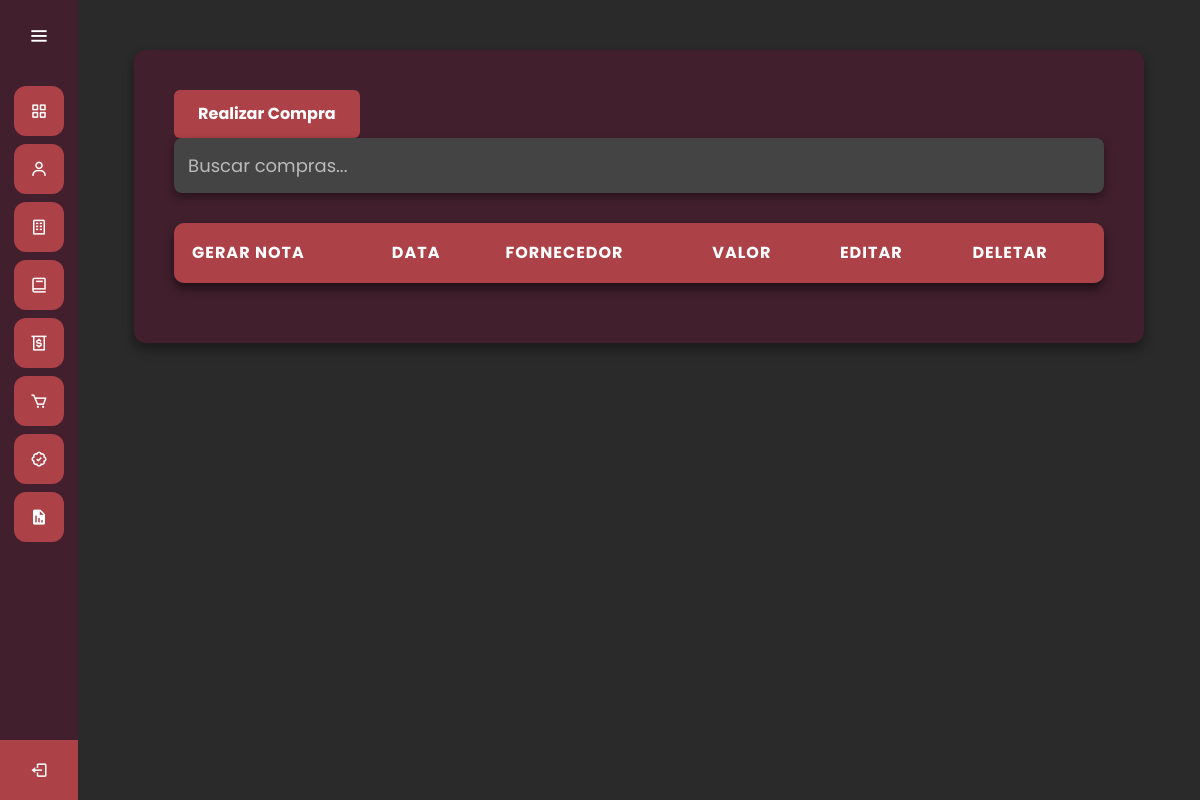
Page /tela/compras/ on the earlier database version.
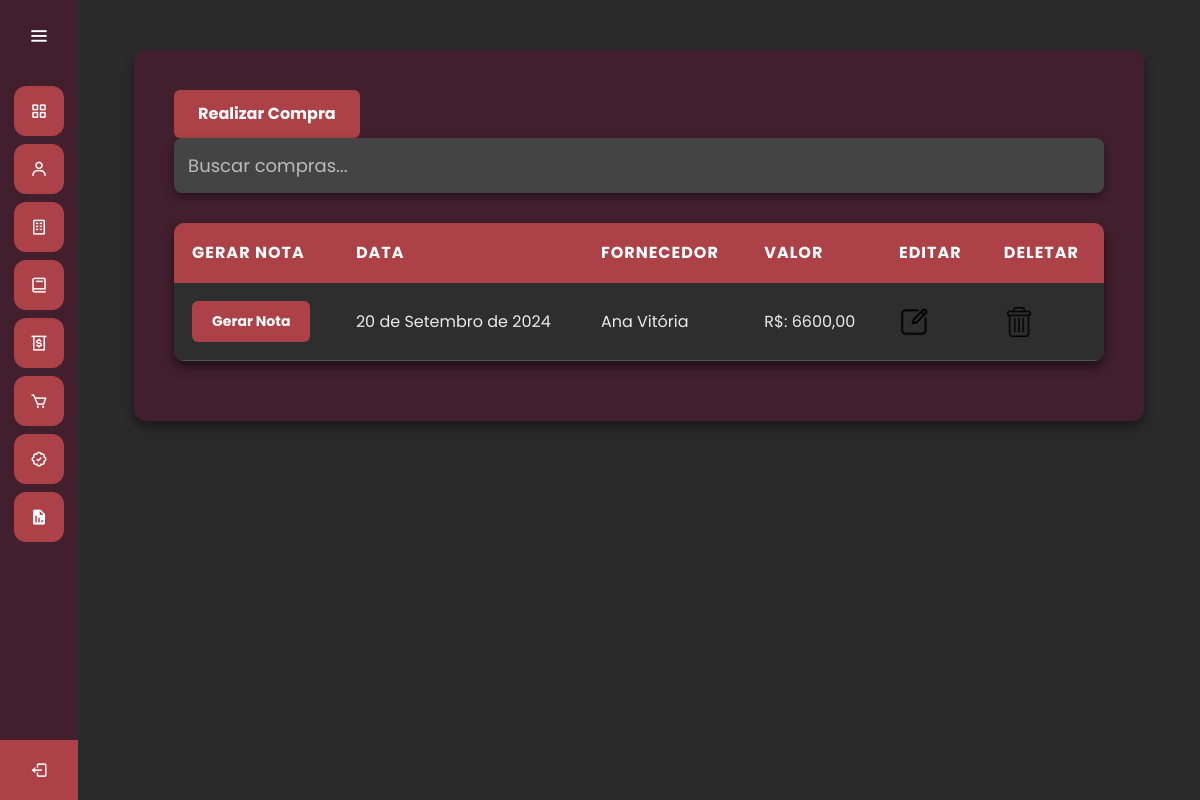
Same page on the later database version.
### compras/models.py (models this page shows, shortened)
class PedidoCompra(models.Model):
    fornecedor = models.ForeignKey(Fornecedor, on_delete=models.CASCADE)
    data_pedido = models.DateField(default=timezone.now)  # Data do pedido
    produtos = models.ManyToManyField(Produto, through='PedidoProduto')
    total = models.DecimalField(max_digits=10, decimal_places=2, default=0.00)

### fornecedor/models.py (models this page shows)
class Fornecedor(models.Model):
    tipo_pessoa = models.CharField(max_length=15, null=True)
    nome = models.CharField(max_length=100)
    cpf = models.CharField(max_length=14, blank=True, null=True, unique=True)
    cnpj = models.CharField(max_length=18, blank=True, null=True, unique=True)
    endereco = models.CharField(max_length=255)
    numero = models.CharField(max_length=10)
    cidade = models.CharField(max_length=100)
    estado = models.CharField(max_length=15)
    class Meta:
        ordering = ['nome']
        verbose_name = 'fornecedor'
        verbose_name_plural = 'fornecedores'
    def __str__(self):
        return self.nome

### compras/views.py (the view)
# urls.py: path('', views.compra, name='compra'),
def compra(request):
    itens = PedidoCompra.objects.all()
    context = {
        'itens':itens,
    }
    return render(request, 'compra.html', context)

### compras/templates/compra.html (shortened to what this page needs)
{% extends "tela.html" %}
{% load static %}
{% block 'head' %}
    <link rel="stylesheet" href="{% static 'css/csscompra.css' %}">
{% endblock %}
{% block 'dashboard' %}
<body>
    <form method="POST" action=".">
        <div>
            <a href="{% url 'criar_pedido' %}" class="botao">Realizar Compra</a>
        </div>
        <div class="search-container">
            <input type="text" id="search" placeholder="Buscar compras...">
        </div>
        <div class="principal">
            <table class="tabela_compra">
                <thead>
                    <tr>
                        <th>Gerar Nota</th>
                        <th>Data</th>
                        <th>Fornecedor</th>
                        <th>Valor</th>
                        <th>Editar</th>
                        <th>Deletar</th>
                    </tr>
                </thead>
                <tbody class="corpo_tabela">
                    {% for item in itens %}
                    <tr>
                        <td>
                            <a href="{% url 'notacompra' item.id %}" class="pdf-button">Gerar Nota</a>
                        </td>
                        <td>{{ item.data_pedido }}</td>
                        <td>{{ item.fornecedor}}</td>
                        <td>R$: {{ item.total }}</td>
                        <td>
                            <a href="{% url 'editar' item.id %}">
                                <img width="30" height="30" src="{% static 'img/Editar.png' %}">
                            </a>
                        </td>
                        <td>
                            <a href="{% url 'removercompra' item.id %}">
                                <img width="30" height="30" src="{% static 'img/Deletar.png' %}" alt="Remover Compra">
                            </a>
                        </td>
                    </tr>
                    {% endfor %}
                </tbody>
            </table>
        </div>
    </form>
</body>
{% endblock %}

Differences in the rows shown:
added PedidoCompra: data_pedido "20 de Setembro de 2024", fornecedor "Ana Vitória", total "6600,00"
